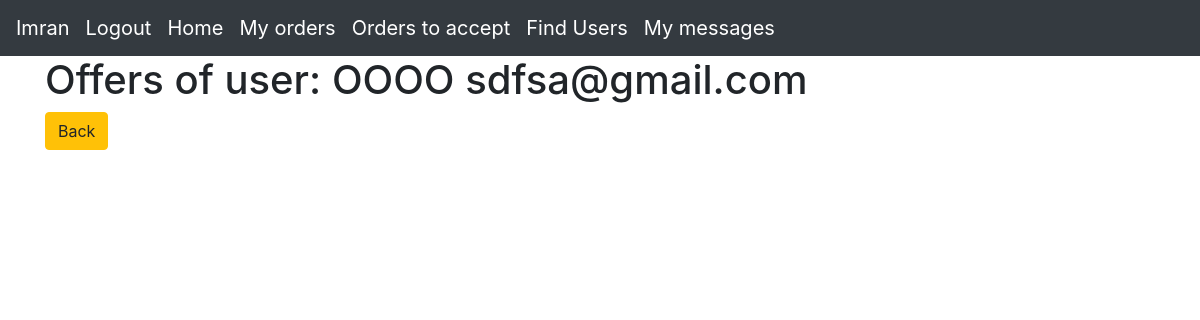
The app's page /display_offers/4 (signed in) with its own data.
### data/users.py (models this page shows, shortened)
class User(SqlAlchemyBase, UserMixin):
    __tablename__ = 'users'
    id = sqlalchemy.Column(sqlalchemy.Integer, primary_key=True, autoincrement=True)
    name = sqlalchemy.Column(sqlalchemy.String, nullable=True)
    about = sqlalchemy.Column(sqlalchemy.String, nullable=True)
    email = sqlalchemy.Column(sqlalchemy.String, index=True, unique=True, nullable=True)
    hashed_password = sqlalchemy.Column(sqlalchemy.String, nullable=True)
    created_date = sqlalchemy.Column(sqlalchemy.DateTime, default=datetime.datetime.now)
    offers = orm.relation("Offer", back_populates='user')
    country = sqlalchemy.Column(sqlalchemy.String, nullable=True)
    city = sqlalchemy.Column(sqlalchemy.String, nullable=True)
    district = sqlalchemy.Column(sqlalchemy.String, nullable=True)
    building = sqlalchemy.Column(sqlalchemy.String, nullable=True)

### main.py (the view)
@app.route('/display_offers/<int:user_id>')
@login_required
def display_offers(user_id):
    db_sess = db_session.create_session()
    offers = db_sess.query(Offer).filter(Offer.user_id == user_id, Offer.is_taken == False).all()
    user = db_sess.query(User).filter((User.id == user_id)).first()
    db_sess.commit()
    return render_template("display_offers.html", offers=offers, user=user)

### data/db_session.py (called while the page is built)
def create_session() -> Session:
    global __factory
    return __factory()

### main.py (called while the page is built)
@login_manager.user_loader
def load_user(user_id):
    db_sess = db_session.create_session()
    return db_sess.query(User).get(user_id)

### templates/display_offers.html (shortened to what this page needs)
{% extends "base.html" %}
{% block content %}
    <h1>Offers of user: {{ user.name }} {{ user.email }}</h1>
    <div>
        <a href="/search_user" class="btn btn-warning">Back</a>
    </div>
{% endblock %}

### templates/base.html (shortened to what this page needs)
<!doctype html>
<html lang="en">
<head>
    <link rel="stylesheet"
          href="https://stackpath.bootstrapcdn.com/bootstrap/4.4.1/css/bootstrap.min.css"
>
</head>
<body>
<header>
     <nav class="navbar navbar-expand-lg navbar-dark bg-dark">
      <div class="collapse navbar-collapse" id="navbar">
        <div class="navbar-nav">
          <a class="navbar-brand" href="#">{{current_user.name}}</a>
        {% if current_user.is_authenticated %}
            <a class="navbar-brand" href="/logout">Logout</a>
            <a class="navbar-brand" href="/">Home</a>
            <a class="navbar-brand" href="/my_orders">My orders</a>
            <a class="navbar-brand" href="/orders_to_take">Orders to accept</a>
            <a class="navbar-brand" href="/search_user">Find Users</a>
            <a class="navbar-brand" href="/my_messages">My messages</a>
        {% else %}
            <p>
                <a class="btn btn-primary " href="/register">Sign up</a>
                <a class="btn btn-success" href="/login">Log in</a>
                <a class="btn btn-success" href="/">Main</a>
            </p>
        {% endif %}
        </div>
      </div>
    </nav>
</header>
<main role="main" class="container">
    {% block content %}{% endblock %}
</main>
</body>
</html>

### records on screen
User: name "Imran"
User: name "OOOO", email "sdfsa@gmail.com"
